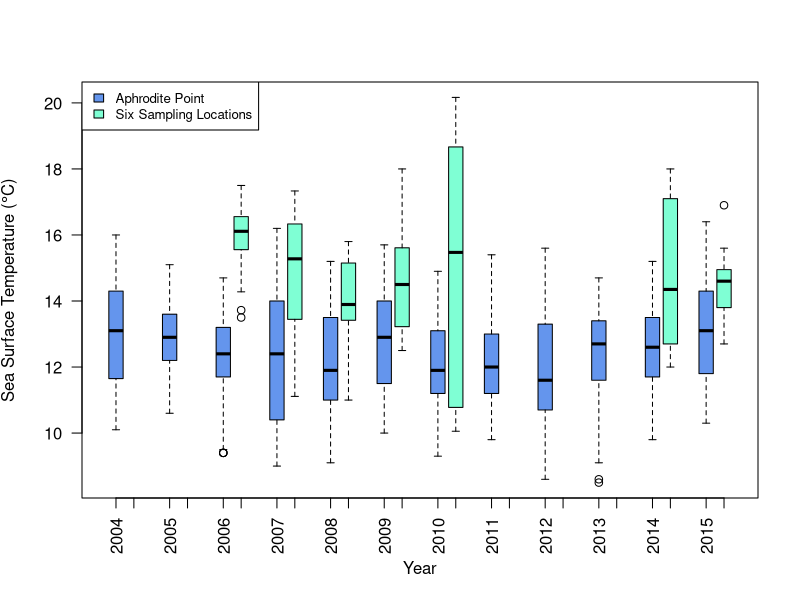

This chart was generated by the following R code: (Note: this script raises an error after producing the figure.)
## ---- chunk 1
knitr::opts_knit$set(root.dir = "/Users/saraschaal/Documents/Northeastern/LotterhosLab/Research/Field Work/2015/TPC_Experiment/Analysis")
## ---- chunk 2
# Load Libraries
  library(ggplot2)
  library(scales)
  library(dplyr)


# Input data
  aphdailySST <- read.csv("./data/AmphitriteDailySalTemp.csv")

# Manipulate Data
  aphdaily2004 <- subset(aphdailySST, subset = aphdailySST$Year > 2003 & aphdailySST$Year < 2016)
  aphdaily2004 <- aphdaily2004[aphdaily2004$Temperature < 99.9,]
  aphdaily2004$MonthDay <- paste(aphdaily2004$Month, aphdaily2004$Day)
  aphdaily2004$YMD <- paste(aphdaily2004$Year, aphdaily2004$Month, aphdaily2004$Day)
  aphdaily2004$Date <- as.Date(aphdaily2004$YMD, "%Y %m %d")
  recruitmentMonths <- aphdaily2004[aphdaily2004$Month == 5 | 
                                    aphdaily2004$Month == 6 | 
                                    aphdaily2004$Month == 7 | 
                                    aphdaily2004$Month == 8, ]


  
## ---- chunk 3

## Import data
  tempSampSitesOrg <- read.csv("./data/TempData_site_Species.csv")

## Subsetting 
  # for columns of interest
  tempSampSitesOrg <- subset(tempSampSitesOrg, select = c(ActualDate, Site, Temperature))
  # Subset for only those values over 0 (zeros added when temperatures weren't taken)
  tempSampSitesNoZeros <- tempSampSitesOrg[tempSampSitesOrg$Temperature > 0,]
  # Remove rows with any NAs
  tempSampSites <- na.omit(tempSampSitesNoZeros)
   
## Data manipulation 
  # Convert date column to date format and extract year for new column
  tempSampSites$Date <- as.Date(tempSampSites$ActualDate, "%m/%d/%Y")
  tempSampSites$Year <- substring(as.character(tempSampSites$Date),1,4)
  tempSampSites$Month <- as.numeric(substring(as.character(tempSampSites$Date),6,7))
  
  # Convert number months to names
  tempSampSites$MonthName <- NA
  for(i in 1:nrow(tempSampSites)){
    if(tempSampSites$Month[i] == 6){
      tempSampSites$MonthName[i] <- "June"
    } else if(tempSampSites$Month[i] == 7){
      tempSampSites$MonthName[i] <- "July"
    } else if(tempSampSites$Month[i] == 8){
      tempSampSites$MonthName[i] <- "August"
    } else if(tempSampSites$Month[i] == 5){
      tempSampSites$MonthName[i] <- "May"
    } else {
      tempSampSites$MonthName[i] <- NA
    }
  }
  
  # Convert data into the same scale some years Fahrenheit was taken others Celcius
  for(i in 1:nrow(tempSampSites)){
    if(tempSampSites$Temperature[i] > 40){
      tempSampSites$Temperature[i] <- (tempSampSites$Temperature[i]-32)*(5/9)
    } else {
      tempSampSites$Temperature[i] <- tempSampSites$Temperature[i]
    }
  } 
  
  # Subset the data for only sites I sampled
  tempSampSixSites <- tempSampSites[tempSampSites$Site == "Bluestone" |
                                         tempSampSites$Site == "Blowhole" |
                                         tempSampSites$Site == "Execution" |
                                         tempSampSites$Site == "Nudibranch" |
                                         tempSampSites$Site == "Prasiola" |
                                         tempSampSites$Site == "Whittlestone", ]
# Set standard error function
  SE <- function(x){
    sd(x)/sqrt(length(x))
  }
  
  meanTempKaties <- aggregate(Temperature~Month+Year, data = tempSampSixSites, FUN = mean)
  confidMeanTempKaties <- aggregate(Temperature~Month+Year, data = tempSampSixSites, FUN = SE)
  meanTempKaties$upp <- meanTempKaties$Temperature + 1.96*confidMeanTempKaties$Temperature
  meanTempKaties$lowr <- meanTempKaties$Temperature - 1.96*confidMeanTempKaties$Temperature
  maxTempKaties <- aggregate(Temperature~Date, data = tempSampSixSites, FUN = max)


## ---- chunk 4

### boxplot of the two datasets ###

sites.df <- tempSampSixSites[,c(3,5,6)]
aph.df <- recruitmentMonths[,c(1:2, 5)]
sites.df$location <- "SampSites"
aph.df$location <- "Aphrodite Point"
colnames(sites.df) <- c("SST", "year", "month", "location")
colnames(aph.df) <- c("year", "month", "SST", "location")
df.locs <- rbind(sites.df, aph.df)
df.locs <- na.omit(df.locs, cols = year)
par(mfrow = c(1,1))
boxplot(SST~location+year, data = df.locs, at = c(1:2, 4:5, 7:8, 10:11, 13:14, 16:17, 19:20, 22:23, 25:26, 28:29, 31:32, 34:35), col = c("cornflowerblue", "aquamarine" ), names = c("      2004", "", "     2005", "", "      2006", "", "      2007", "", "      2008", "", "      2009", "", "      2010", "", "       2011", "", "      2012", "", "      2013", "", "      2014", "", "      2015", ""), ylab = expression(paste('Sea Surface Temperature (',degree,'C)',sep='')), xlab = "Year", las = 2)
legend("topleft", legend = c("Aphrodite Point", "Six Sampling Locations"), fill = c("cornflowerblue", "aquamarine"), cex = 0.8)

### Exploring above 16 per year ###
nrow(sites.df)
nrow(sites.df[sites.df$SST >= 16, ])
sites.df[sites.df$SST <= 16, ]

## Create a for loop to determine the proportion of days per month year combo that are above 16 C
## Get sampling day average across all sites
aveTempPerDay <- aggregate(Temperature~Date, data = tempSampSixSites, FUN = mean)

uniqueYearMonth <- unique(paste(tempSampSixSites$Year, tempSampSixSites$Month))
datesAbove <- NULL
datesBelow <- NULL
for(i in 1:length(uniqueYearMonth)){
  for(j in 1:nrow(tempSampSixSites)){
    if(uniqueYearMonth[i] == paste(tempSampSixSites$Year[j],
                                   tempSampSixSites$Month[j])){
      if(tempSampSixSites$Temperature[j] >= 16){
        datesAbove <- c(datesAbove, as.character(tempSampSixSites$ActualDate[j]))
      } else {
        datesBelow <- c(datesBelow, as.character(tempSampSixSites$ActualDate[j]))
      }
    }
  }
}
## ---- chunk 5

fieldTempMod<- lm(SST~location, data = df.locs)
summary(fieldTempMod)
Anova(fieldTempMod, type = 2)
shapiro.test(fieldTempMod$residuals) #0.002
qqnorm(fieldTempMod$residuals)
qqline(fieldTempMod$residuals, col = "red")
plot(fieldTempMod)
# very slight deviations from the tail of the qqplot
# transformation makes it less normal

